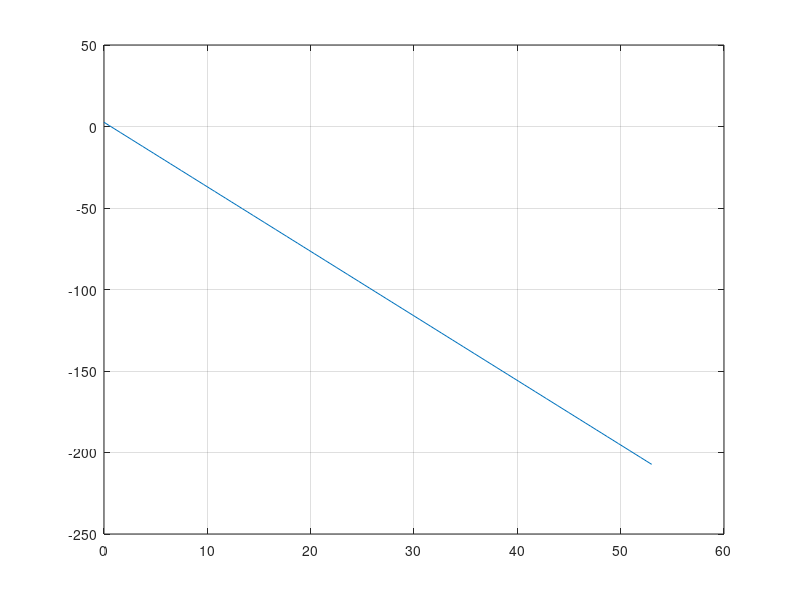

The MATLAB script that drew this image:
x = linspace(1, 3, 3);
y = [ 0.11 0.026 0.00004];
x_plot = linspace(0,53, 100);
fx = polyfit(x,log(y),1);
plot(x_plot,(polyval(fx,x_plot)));
grid on

